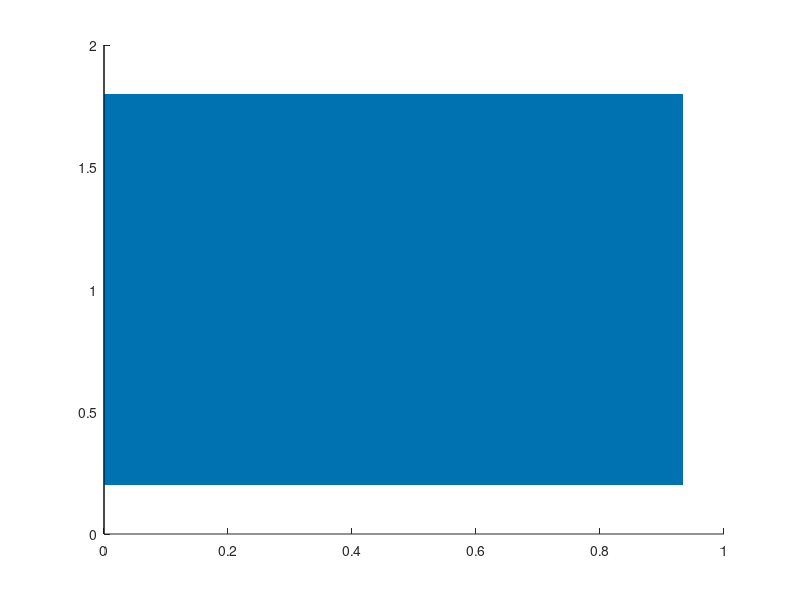

This chart was generated by the following MATLAB code: (Note: this script raises an error after producing the figure.)
figure
hold on

% === Settings ===
numScenarios = 3;
numPlans = 3;
numMethods = 4;

scenarioLabels = {'Scenario 1', 'Scenario 2', 'Scenario 3'};
planLabels = {'SINR', 'TP', 'Coverage'};
methodLabels = {'UAV-AHP', 'PSO', 'CS', 'NSGA-II'};
methodColors = [0, 114, 178; 240, 228, 66; 213, 94, 0; 86, 180, 233]/255;

% === Simulated Data (replace with your real values) ===
Data = rand(numScenarios, numPlans, numMethods)*0.1 + 0.85;        % Mean values
Errors = rand(numScenarios, numPlans, numMethods)*0.01 + 0.005;    % Error bars

% === Layout Settings ===
methodSpacing = 1;
planSpacing = 5;        % Space between plans
scenarioSpacing = 2;    % Space between scenarios

% === Generate y positions ===
y = [];
yLabels = {};
barIdx = 0;
yGroupCenters = zeros(numScenarios, numPlans);  % To store center positions of each plan group

for s = 1:numScenarios
    for p = 1:numPlans
        baseY = (s-1)*(numPlans*planSpacing + scenarioSpacing) + (p-1)*planSpacing;
        for m = 1:numMethods
            barIdx = barIdx + 1;
            y(barIdx) = baseY + m*methodSpacing;
            yLabels{barIdx} = sprintf('%s - %s - %s', scenarioLabels{s}, planLabels{p}, methodLabels{m});
        end
        % Save center of this plan's group (for labeling later)
        yGroupCenters(s, p) = baseY + (numMethods + 1)/2 * methodSpacing;
    end
end

% === Flatten data for plotting ===
flatData = reshape(permute(Data, [3 2 1]), [], 1);
flatErrors = reshape(permute(Errors, [3 2 1]), [], 1);

% === Plot bars and error bars ===
for i = 1:length(flatData)
    methodIdx = mod(i-1, numMethods) + 1;
    barh(y(i), flatData(i), 0.8, 'FaceColor', methodColors(methodIdx,:), 'EdgeColor', 'none');
    errorbar(flatData(i), y(i), flatErrors(i), 'horizontal', '.', 'Color', 'k', 'LineWidth', 1);
end

% === Add dashed lines between scenarios ===
maxY = max(y) + 3;
for s = 1:numScenarios-1
    splitPos = s*(numPlans*planSpacing + scenarioSpacing) - scenarioSpacing/2;
    xLims = xlim;
    plot(xLims, [splitPos splitPos], 'k--', 'LineWidth', 1);
end

% === Label plans on Y axis ===
% Replace YTick labels with plan names at each plan center
yticks(reshape(yGroupCenters', [], 1));
yticklabels(repmat(planLabels, 1, numScenarios));

% === X-axis settings ===
xlabel('Mean Coverage of Users')
xlim([0.6 1.02])
ylim([0 maxY])
set(gca, 'YDir','reverse') % So Scenario 1 is on top (optional)

% === Add Scenario Labels ===
for s = 1:numScenarios
    % Compute vertical center of this scenario's full group
    groupTop = (s-1)*(numPlans*planSpacing + scenarioSpacing);
    groupBottom = groupTop + numPlans*planSpacing;
    groupCenterY = (groupTop + groupBottom) / 2;

    text(0.585, groupCenterY, scenarioLabels{s}, ...
        'HorizontalAlignment', 'right', ...
        'VerticalAlignment', 'middle', ...
        'FontWeight', 'bold', 'FontSize', 10)
end

% % === Add Plan Labels (SINR, TP, Coverage) to the right of the ticks ===
% for s = 1:numScenarios
%     for p = 1:numPlans
%         planY = yGroupCenters(s, p);
%         text(1.025, planY, planLabels{p}, ...
%             'HorizontalAlignment', 'left', ...
%             'VerticalAlignment', 'middle', ...
%             'FontAngle', 'italic', 'FontSize', 9)
%     end
% end

% === Legend and Title ===
legend(methodLabels, 'Location', 'southoutside', 'Orientation', 'horizontal')
title('Coverage by Scenario, Plan, and Method')
box on
hold off
